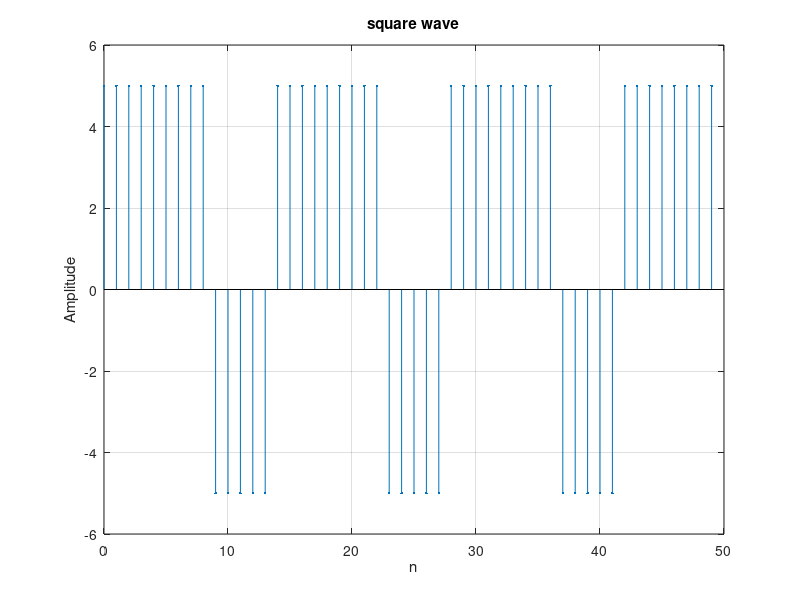

MATLAB code to generate this figure:
%%% script for visualising different types of waves
clc;
close all;
clear;
%% Square Wave %%

% parameters
numSamples = 50;
period = 14;
peakAmplitude = 5;
dutyCyclePercent = 60;

t = 0:1:numSamples-1;
freq = 1/period;

y = peakAmplitude * square(2*pi*freq*t,dutyCyclePercent);

figure();
stem(t,y,'.');
grid on
xlabel("n");
ylabel("Amplitude");
title("square wave");








